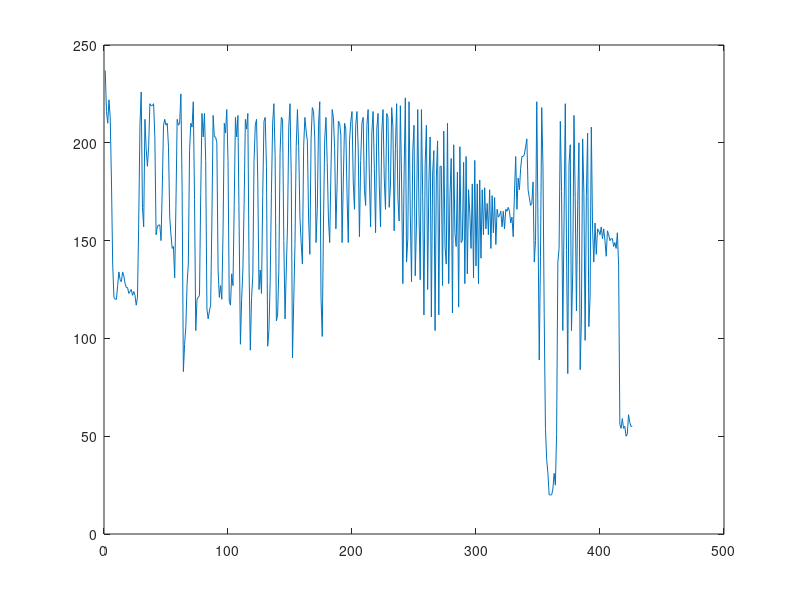

Here is the MATLAB script that generated this plot: (Note: this script raises an error after producing the figure.)
% code used in the prelab and warm up sections


% Pre-lab 1.4
%%%%%%%%%%%%%%%%%%%%%%%%%%%%%%%%%%%%%%%%%%%%%%%%%%%%%%%%%%%%%%%%%%%%%%%%%%%%%%%%%%%%%%
% loading in a saved .mat data file
load lighthouse

% check what variable name and info the original author saved lighthouse as
whos    % outputs ww and more info on its size etc

% if we used "who" instead of "whos" it will just list all active var names
who

% for indexing ":" usually means all indices if by itself. Syntax for range of
% vals. 
% creating a row vector holding all the pixels in the 200th row
ww200 = ww(200,:);

% vals 0 -> Black and 255 -> white (insert Umar's Physics Explaination here)
% above => smaller values are darker and larger values are lighter

% finding where the 200th row crosses the fence
% the following will plot the connected plot of the sampled pixel values
plot(ww200)



% Warm up 2.1
%%%%%%%%%%%%%%%%%%%%%%%%%%%%%%%%%%%%%%%%%%%%%%%%%%%%%%%%%%%%%%%%%%%%%%%%%%%%%%%%%%%%%%%
% outer product to create a matrix of cosine values
xpix = ones(256,1) * cos(2 * pi * (0:255) / 16);

% since we want 5 black bands w/ white band separations => 5 periods
% working with pixels => 400x400 matrix = 400x400 image
% 400 / 80 = 5 => use 80 as your period to get 5 periods in a 400px span
ypix = ones(400,1) * cos(2 * pi * (0:399) / 80);
ypix = ypix'; % transpose of vert lines gives horizontal lines
show_img(ypix);


% Warm up 2.3
%%%%%%%%%%%%%%%%%%%%%%%%%%%%%%%%%%%%%%%%%%%%%%%%%%%%%%%%%%%%%%%%%%%%%%%%%%%%%%%%%%%%%%%
% downsampling
wp = ww(1:2:end,1:2:end);
show_img(wp)
